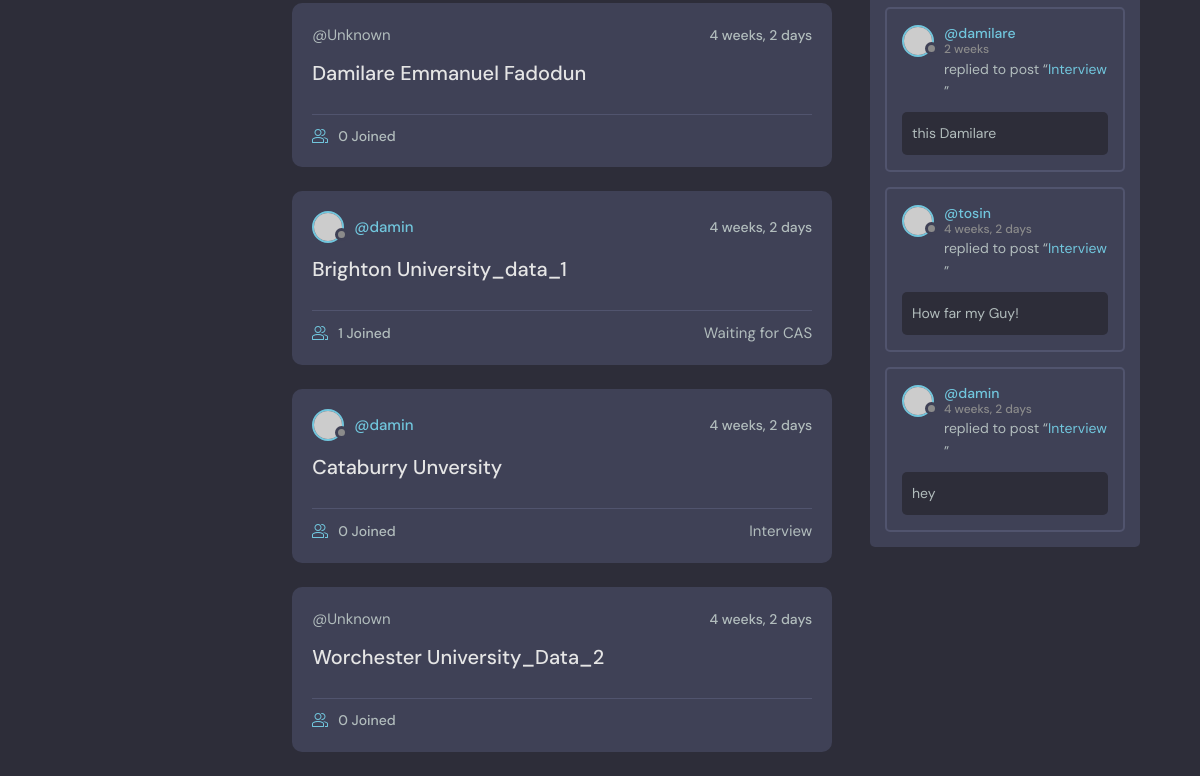
/ (lower part), run on an earlier commit of the app's database.
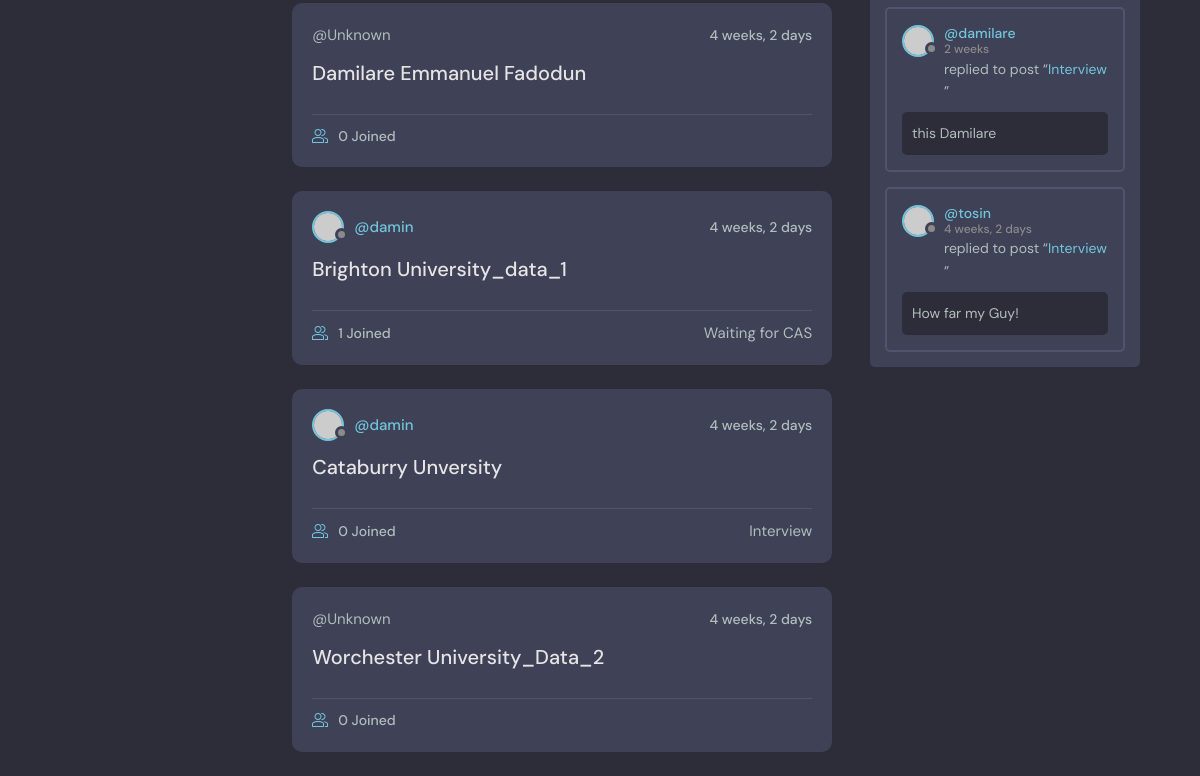
And on a later commit of the database.
### base/models.py (models this page shows, shortened)
class Room(models.Model):
    host = models.ForeignKey(User, on_delete=models.SET_NULL, null=True)
    topic = models.ForeignKey(Topic, on_delete=models.SET_NULL, null=True)
    name = models.CharField(max_length=200)
    description = models.TextField(null=True, blank=True)
    participants = models.ManyToManyField(User, related_name='participants', blank=True)
    updated = models.DateTimeField(auto_now=True)
    created = models.DateTimeField(auto_now_add=True)
    class Meta:
        ordering = ['-updated', '-created']

class Topic(models.Model):
    name = models.CharField(max_length=200)
    def __str__(self):
        return self.name

class Message(models.Model):
    user = models.ForeignKey(User, on_delete=models.CASCADE)
    room = models.ForeignKey(Room, on_delete=models.CASCADE)
    body = models.TextField()
    updated = models.DateTimeField(auto_now=True)
    created = models.DateTimeField(auto_now_add=True)
    class Meta:
        ordering = ['-updated', '-created']
    def __str__(self):
        return self.body[0:50]

### base/views.py (the view)
# urls.py: path("", views.room, name="room"),  # Room page
def room(request):
        q = request.GET.get('q') if request.GET.get('q') != None else ''
        rooms = Room.objects.filter(
                Q(topic__name__icontains=q)|
                Q(name__icontains=q) |
                Q(description__icontains=q)
                )
        topics =  Topic.objects.all()
        rooms_count = rooms.count()
        room_messages = Message.objects.filter(Q(room__topic__name__icontains=q))
        context =  {'rooms': rooms, 'topics': topics, 'rooms_count': rooms_count, 'room_messages':room_messages }
        return render(request,"base/room.html",context)

### base/templates/base/room.html (shortened to what this page needs)
{% extends 'layout.html' %} {% block content %}
<main class="layout layout--3">
  <div class="container">
    <div class="roomList">
      {% include 'base/feeds_component.html' %}
    </div>
    {% include 'base/activities.html' %}
  </div>
</main>
{% endblock %}

### base/templates/base/feeds_component.html (shortened to what this page needs)
{% for room in rooms %}
<div class="roomListRoom">
  <div class="roomListRoom__header">
    {% if room.host and room.host.id %}
    <a
      href="{% url 'user_profile' room.host.id %}"
      class="roomListRoom__author"
    >
      <div class="avatar avatar--small">
        <img src="https://randomuser.me/api/portraits/women/11.jpg" />
      </div>
      <span>@{{room.host.username}}</span>
    </a>
    {% else %}
    <span>@Unknown</span>
    {% endif %}
    <div class="roomListRoom__actions">
      <span>{{ room.created|timesince }}</span>
    </div>
  </div>
  <div class="roomListRoom__content">
    <a href="{%  url 'room_details' room.id %}">{{ room.name}}</a>
  </div>
  <div class="roomListRoom__meta">
    <a href="{% url 'room_details' room.id %}" class="roomListRoom__joined">
      {{room.participants.all.count}} Joined
    </a>
    <p class="{% url 'room_details' room.id %}">{{ room.topic.name}}</p>
  </div>
</div>
{% endfor %}

### base/templates/base/activities.html (shortened to what this page needs)
<div class="activities">
  {% for message in room_messages %}
  <div class="activities__box">
    <div class="activities__boxHeader roomListRoom__header">
      <a
        href="{% url 'user_profile' message.user.id %}"
        class="roomListRoom__author"
      >
        <div class="avatar avatar--small">
          <img src="https://randomuser.me/api/portraits/women/11.jpg" />
        </div>
        <p>
          @{{message.user.username}}
          <span>{{message.created|timesince}}</span>
        </p>
      </a>
    </div>
    <div class="activities__boxContent">
      <p>
        replied to post “<a href="{% url 'room_details' message.room.id %}"
          >{{ message.room.topic}}</a
        >”
      </p>
      <div class="activities__boxRoomContent">{{message.body}}</div>
    </div>
  </div>
  {% endfor %}
</div>

What changed in the data, as far as the page shows it:
removed Message: user.username "damin", created "4 weeks, 2 days", room.topic "Interview", body "hey"
